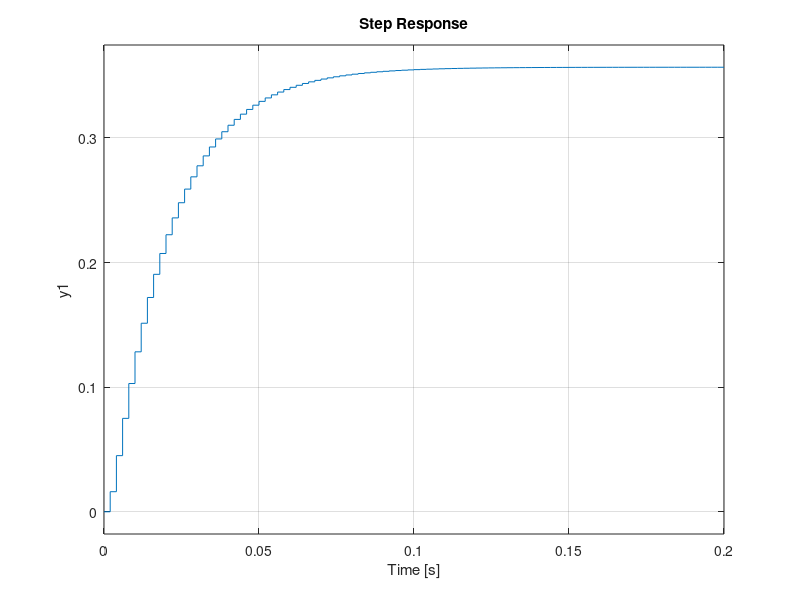
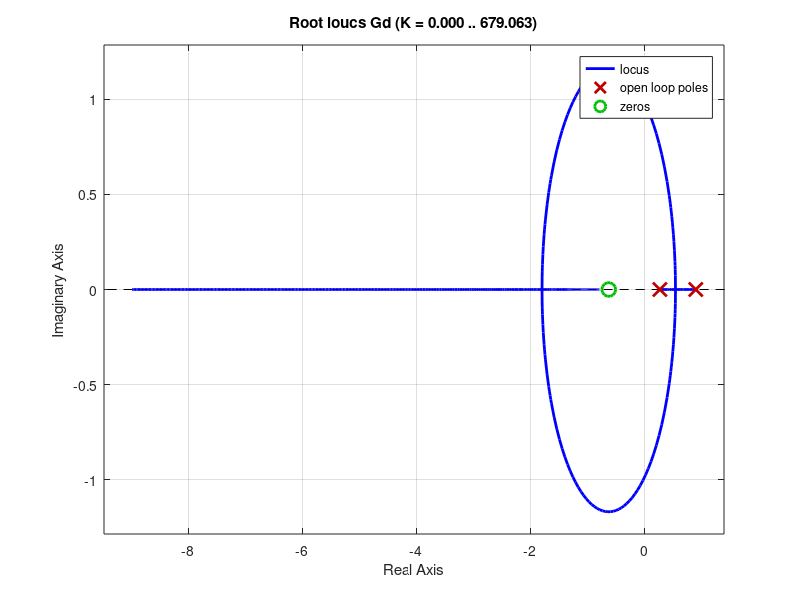

MATLAB code to generate these figures, in order: (Note: this script raises an error after producing the figures.)
%% Modelo motor CC (334ppr?)

clear all
% close all
% Parametros do motor:
Ke = .0253;     % Constante de F.C.E.M.
Kt = Ke;        % Constante de torque
Ra = 12;        % Resistencia de armadura
La = 0.00216;   % Indutância de armadura
Jm = 1.3e-6;    % Momento de inercia
Bm = 4.175e-6;  % Coeficiente de atrito
% Kg = 1/21;    % Razao de engrenagens

% Motor 2
%TODO: Olhar de onde foi que tirei esses dados. Se é do motor que tenho!
Ke = 2.8;
Kt = Ke;
Ra = 0.8; % Resistencia de armadura me parece ser muito
          % pequena para ser do motorzinho que costumo usar!
La = 1.13e-3;
Jm = 0.2;
Bm = 0.01;

s = tf('s');
Ga = 1/(La*s+Ra);
Gm = 1/(Jm*s+Bm);
G = feedback(Ga*Kt*Gm,Ke);

%% Discretizando:
Ts = 0.002;
Gd = c2d(G,Ts)
z = tf('z',Ts)
%          0.01611 z + 0.0101
%  Gd =  ----------------------
%        z^2 - 1.169 z + 0.2427
figure(1); clf;
step(Gd);

%% Projeto controlador
figure(2); clf;
rlocus(Gd)
% sisotool(G)

%% Parametros desejados:
MP = 0.1;    % Maximo sobressalto
ts2 = 50*Ts; % Tempo de acomodacao

xi = -log(MP)/sqrt(log(MP)^2+pi^2);  % MP = exp(-xi*pi/sqrt(1-xi^2))
wn = 4/ts2/xi;
wd = wn*sqrt(1-xi^2);
modulo_z = exp(-xi*wn*Ts);
fase_z = wd*Ts;

pd1 = modulo_z*(cos(fase_z)+sin(fase_z)*1j);
pd2 = conj(pd1);
pd = [pd1; pd2]'

pm = pole(Gd)                 % d polos do motor
Tdtemp = zpk([],pd,1,Ts)      % reference model;


K0 = 1/dcgain(Tdtemp)
Td{1} = zpk([],pd,K0,Ts)      % reference model;
Td{2} = zpk([],pd,K0*0.9,Ts)  % reference model;
% Td{3} = zpk([],pd,K0*0.95,Ts) % reference model;


%% Projeto por sintese direta:
% Td = GC/(1+GC)
% Td+TdGC = GC
% Td = GC-TdGC
% Td = GC(1-Td)
% GC = Td/(1-Td)
% C = Td/G/(1-Td)
for i = 1:length(Td)
   C{i} = minreal(Td{i}/Gd/(1-Td{i}));
   fprintf(['\nC' num2str(i) ':\n']);
   % printARX(C{i},0);
   printARX(C{i},1);
   % Somando os coeficientes de agrupamento de termos:
   cat_u{i} = tf(C{i}).den{1}; cat_u{i} = cat_u{i}(2:end);
   atCso_u(i) = -sum(cat_u{i});
end

atCso_u % soma dos coeficientes de agrupamento de termos.

%%

figure(4); clf
   f=gcf;
   yd=step(Td{1});
   stairs(1:length(yd),yd, 'k:');
   % legenda = cell(length(C)+1);
   legenda = {'reference model'};
   hold on
   grid on
   linetype = {'bo', 'rx', 'k.', 'm+'}
   for i = 1:length(C)
      y = step(feedback(Gd*C{i},1),linetype{i});
      legenda{i+1} = ['C' num2str(i)];
      plot(1:length(y),y,linetype{i});
   end
   xlabel('samples');
   ylabel('u(k)');
   ylim([0 1.4]);
   % legend(legenda, 'location', 'best');
   legend(legenda,'Location','NorthOutside','Orientation','horizontal','Box','off')
   % title('Resposta ao degrau do sistema controlado em malha fechada')
   %
   f.PaperSize = [7 4];
   % print('CsoTs30ms1_3_time_response.pdf', '-dpdf', '-fillpage');
   print(['C1_ts', num2str(ts2*1e3), '_Ts', num2str(Ts*1e3),...
     '_time_response.pdf'], '-dpdf', '-fillpage');


